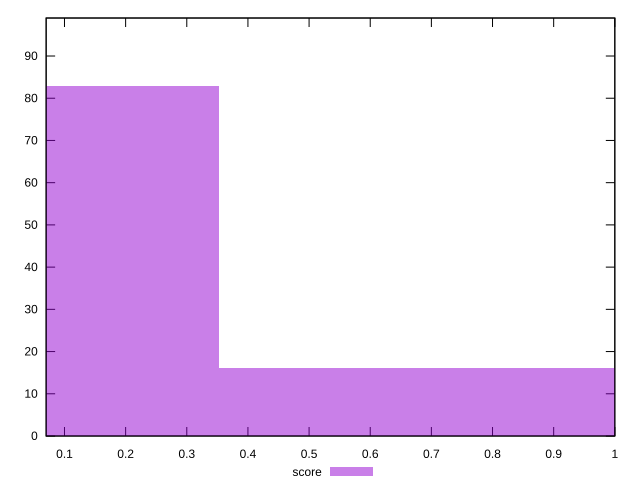

Recreate this plot in gnuplot.
reset

$score <<EOF
0 83
0.7053293481682564 16
EOF

set key outside below
set boxwidth 0.7053293481682564
set xrange [0.07:1]
set yrange [0:99]
set trange [0:99]
set style fill transparent solid 0.5 noborder
set terminal svg size 640, 490 enhanced background rgb 'white'
set output "reports/report_00027_2021-02-24T12-40-31.850Z/uses-long-cache-ttl/samples/card/score/histogram.svg"

plot $score title "score" with boxes

reset
